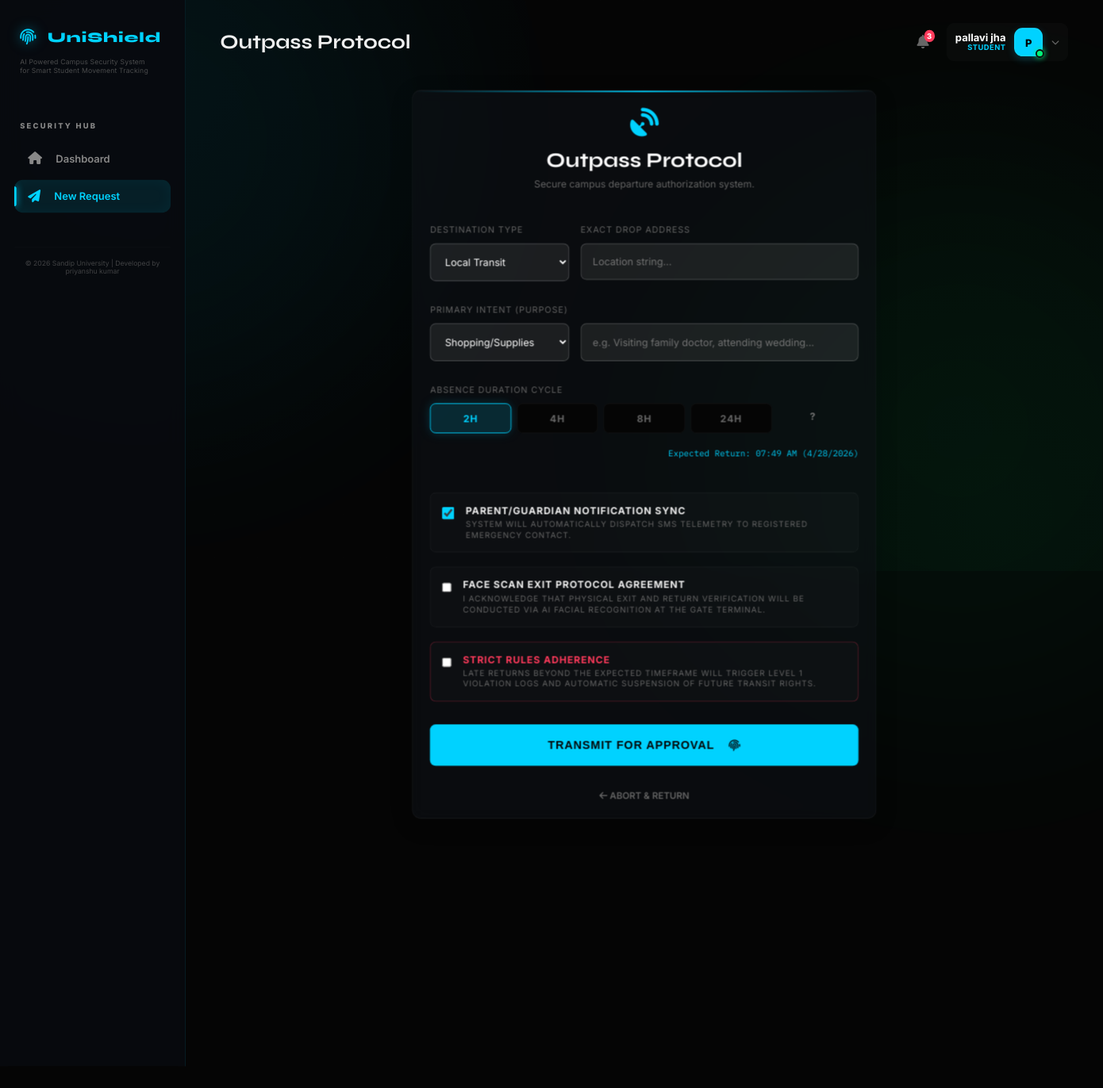
The page /student/request_outpass (signed in) on the database its author committed.
### models/user.py (models this page shows, shortened)
class User(db.Model, UserMixin):
    __tablename__ = 'users'
    id = db.Column(db.Integer, primary_key=True)
    username = db.Column(db.String(80), unique=True, nullable=False)
    email = db.Column(db.String(120), unique=True)
    password_hash = db.Column(db.String(128), nullable=False)
    role = db.Column(db.String(20), nullable=False)  # admin | guard | student
    name = db.Column(db.String(100), nullable=False)
    student_id = db.Column(db.String(50), unique=True)
    phone = db.Column(db.String(15))
    parent_phone = db.Column(db.String(15))
    department = db.Column(db.String(200))
    course = db.Column(db.String(100))
    session_year = db.Column(db.String(50))
    year = db.Column(db.Integer)
    hostel_room = db.Column(db.String(20))
    face_encoded = db.Column(db.Text)          # JSON string of encoding
    face_image = db.Column(db.String(200))     # Full path to encoded photo
    photo_path = db.Column(db.String(200))     # Path to stored photo
    id_card_photo = db.Column(db.String(200))  # Path to ID card scan
    is_blacklisted = db.Column(db.Boolean, default=False)
    violations = db.Column(db.Integer, default=0)
    admin_role = db.Column(db.String(30), default='VIEWER') # OWNER | SUPER_ADMIN | SECURITY_ADMIN | VIEWER
    employee_id = db.Column(db.String(50), unique=True)
    permissions = db.Column(db.Text) # JSON list of permissions
    status = db.Column(db.String(20), default='PENDING') # PENDING | ACTIVE | INACTIVE
    last_login = db.Column(db.DateTime)
    last_active = db.Column(db.DateTime, default=datetime.utcnow)
    last_action = db.Column(db.String(200)) # Last readable action performed
    is_active = db.Column(db.Boolean, default=True)
    created_at = db.Column(db.DateTime, default=datetime.utcnow)
    signature_path = db.Column(db.String(200))
    stamp_path = db.Column(db.String(200))
    assigned_gate = db.Column(db.String(50))
    shift_timing = db.Column(db.String(100))
    emergency_contact = db.Column(db.String(15))
    aadhar_document = db.Column(db.String(200))  # Self-attested document

### routes/student.py (the view, shortened to what this page needs)
@student_bp.route('/request_outpass', methods=['GET', 'POST'])
@login_required
@student_required
def request_outpass():
    if current_user.is_blacklisted:
        flash('You are BLACKLISTED from requesting outpasses. Contact Admin.', 'danger')
        return redirect(url_for('student.dashboard'))
    return render_template('student/request_outpass.html', now=datetime.utcnow())

### routes/student.py (called while the page is built)
def student_required(f):
    @wraps(f)
    def decorated_function(*args, **kwargs):
        if not current_user.is_authenticated or current_user.role != 'student':
            flash('Student access required', 'danger')
            return redirect(url_for('auth.login'))
        return f(*args, **kwargs)
    return decorated_function

### templates/student/request_outpass.html (shortened to what this page needs)
{% extends "base.html" %}
{% block content %}
<div class="card form-card">
    <div style="text-align: center; margin-bottom: 3rem;">
        <i class="fas fa-satellite-dish" style="font-size: 2.5rem; color: var(--accent); margin-bottom: 1rem;"></i>
        <h1 style="color: white; margin-bottom: 0.5rem; font-size: 1.8rem;">Outpass Protocol</h1>
        <p style="color: var(--text-muted); font-size: 0.85rem;">Secure campus departure authorization system.</p>
    </div>
    <form method="POST" id="outpass-form" enctype="multipart/form-data"
          action="{{ url_for('student.request_outpass') }}">
        <div style="display: grid; grid-template-columns: 1fr 2fr; gap: 1rem;" class="form-group">
            <div>
                <label>Destination Type</label>
                <select id="dest_type" class="futuristic-input" onchange="handleDestType()">
                    <option value="Local Transit">Local Transit</option>
                </select>
            </div>
            <div>
                <label>Exact Drop Address</label>
                <input type="text" id="dest_address" class="futuristic-input" placeholder="Location string..." required>
            </div>
        </div>
        <div class="form-group">
            <label>Primary Intent (Purpose)</label>
            <div style="display: grid; grid-template-columns: 1fr 2fr; gap: 1rem;">
                <select id="purpose_type" class="futuristic-input">
                    <option value="Shopping/Supplies">Shopping/Supplies</option>
                </select>
                <input type="text" id="purpose_desc" class="futuristic-input" placeholder="e.g. Visiting family doctor, attending wedding..." required minlength="5">
            </div>
        </div>
        <div class="form-group">
            <label>Absence Duration Cycle</label>
            <div class="hr-choice-grid">
                <label class="hr-choice">
                    <span>2H</span>
                </label>
                <label class="hr-choice">
                    <span>4H</span>
                </label>
                <label class="hr-choice">
                    <span>8H</span>
                </label>
                <label class="hr-choice">
                    <span>24H</span>
                </label>
                <label class="hr-choice">
                    <input type="number" id="custom_hr" placeholder="?"
                        style="width: 100%; border:none; background:transparent; color:#fff; text-align:center; font-weight:700; font-size:0.85rem;"
                        oninput="document.querySelector('input[value=custom]').checked=true; updateCalcTime()" min="1"
                        max="168">
                </label>
            </div>
            <div class="auto-calc-time" id="return_estimate">Expected Return: --:--</div>
        </div>
        <div class="form-group" style="margin-top: 3rem;">
            <label class="checkbox-wrapper">
                <input type="checkbox" checked id="parent_notify">
                <div>
                    <strong
                        style="color: var(--text-main); font-size: 0.85rem; display: block; margin-bottom: 0.2rem;">Parent/Guardian
                        Notification Sync</strong>
                    <span style="color: var(--text-muted); font-size: 0.7rem; line-height: 1.3;">System will
                        automatically dispatch SMS telemetry to registered emergency contact.</span>
                </div>
            </label>
            <label class="checkbox-wrapper">
                <input type="checkbox" required>
                <div>
                    <strong
                        style="color: var(--text-main); font-size: 0.85rem; display: block; margin-bottom: 0.2rem;">Face
                        Scan Exit Protocol Agreement</strong>
                    <span style="color: var(--text-muted); font-size: 0.7rem; line-height: 1.3;">I acknowledge that
                        physical exit and return verification will be conducted via AI Facial Recognition at the Gate
                        Terminal.</span>
                </div>
            </label>
            <label class="checkbox-wrapper" style="border-color: rgba(255,59,92,0.3);">
                <input type="checkbox" required>
                <div>
                    <strong
                        style="color: var(--danger); font-size: 0.85rem; display: block; margin-bottom: 0.2rem;">Strict
                        Rules Adherence</strong>
                    <span style="color: var(--text-muted); font-size: 0.7rem; line-height: 1.3;">Late returns beyond the
                        expected timeframe will trigger Level 1 Violation logs and automatic suspension of future
                        transit rights.</span>
                </div>
            </label>
        </div>
        <button type="submit" class="btn btn-primary"
            style="width: 100%; justify-content: center; padding: 1.25rem; font-size: 1rem; letter-spacing: 1px;"
            onclick="return mergeData()">
            TRANSMIT FOR APPROVAL <i class="fas fa-fingerprint" style="margin-left: 0.75rem;"></i>
        </button>
    </form>
    <div style="margin-top: 2rem; text-align: center;">
        <a href="{{ url_for('student.dashboard') }}"
            style="color: var(--text-muted); font-size: 0.8rem; text-decoration: none; font-weight: 600; transition: color 0.3s;"><i
                class="fas fa-arrow-left"></i> ABORT & RETURN</a>
    </div>
</div>
{% endblock %}

### templates/base.html (shortened to what this page needs)
<!DOCTYPE html>
<html lang="en">
<head>
    <link rel="stylesheet" href="https://cdnjs.cloudflare.com/ajax/libs/font-awesome/6.4.0/css/all.min.css">
</head>
<body>
    <div class="bg-blob blob-1"></div>
    <div class="bg-blob blob-2"></div>
    <div class="bg-blob blob-3"></div>
    {% if current_user.is_authenticated %}
    <aside>
        <a href="/" class="logo" style="margin-bottom: 1rem;">
            <i class="fas fa-fingerprint"></i>
            <span>UniShield</span>
        </a>
        <div style="font-size: 0.6rem; color: var(--text-muted); text-align: left; padding-left: 0.5rem; margin-bottom: 2rem; letter-spacing: 0.2px; line-height: 1.3; opacity: 0.7;">
            AI Powered Campus Security System<br>for Smart Student Movement Tracking
        </div>
        <div class="nav-section">
            <div class="nav-section-title">Security Hub</div>
            {% if current_user.role == 'admin' %}
                <a href="{{ url_for('admin.students') }}" class="nav-link"><i class="fas fa-users"></i> Students</a>
                <a href="{{ url_for('admin.manage_faculty') }}" class="nav-link"><i class="fas fa-user-shield"></i> Faculty Authority</a>
                <a href="{{ url_for('admin.guards') }}" class="nav-link"><i class="fas fa-shield-halved"></i> Security Guards</a>
                <a href="{{ url_for('admin.outpasses') }}" class="nav-link"><i class="fas fa-id-badge"></i> Outpasses</a>
                <a href="{{ url_for('gate.terminal') }}" class="nav-link"><i class="fas fa-microchip"></i> AI Gate</a>
                <div class="nav-section-title">Intelligence</div>
                <a href="{{ url_for('admin.analytics') }}" class="nav-link"><i class="fas fa-chart-line"></i> Analytics</a>
                <a href="{{ url_for('admin.reports') }}" class="nav-link"><i class="fas fa-history"></i> Activity Logs</a>
                <a href="{{ url_for('admin.sms_center') }}" class="nav-link"><i class="fas fa-sms"></i> SMS Center</a>
                <a href="{{ url_for('admin.manage_admins') }}" class="nav-link"><i class="fas fa-crown"></i> Admins</a>
            {% elif current_user.role == 'guard' %}
                <a href="{{ url_for('guard.dashboard') }}" class="nav-link"><i class="fas fa-desktop"></i> Terminal</a>
                <a href="{{ url_for('gate.terminal') }}" class="nav-link"><i class="fas fa-microchip"></i> AI Gate</a>
            {% elif current_user.role == 'warden' %}
                <a href="{{ url_for('warden.dashboard') }}" class="nav-link"><i class="fas fa-home"></i> Dashboard</a>
            {% elif current_user.role in ['hod', 'dean'] %}
                <a href="{{ url_for('faculty.dashboard') }}" class="nav-link"><i class="fas fa-home"></i> Dashboard</a>
            {% else %}
                <a href="{{ url_for('student.dashboard') }}" class="nav-link"><i class="fas fa-home"></i> Dashboard</a>
                <a href="{{ url_for('student.request_outpass') }}" class="nav-link"><i class="fas fa-paper-plane"></i> New Request</a>
            {% endif %}
            <div style="margin-top: 3rem; padding: 1rem 0.5rem 0 0.5rem; font-size: 0.6rem; color: var(--text-muted); text-align: center; opacity: 0.6; border-top: 1px solid rgba(255,255,255,0.03);">
                © 2026 Sandip University | Developed by priyanshu kumar
            </div>
        </div>
    </aside>
    {% endif %}
    <main style="{% if not current_user.is_authenticated %}margin-left: 0;{% endif %}">
        {% if current_user.is_authenticated %}
        <div class="top-bar">
            <h1 style="font-size: 1.75rem;">{% block page_title %}{% endblock %}</h1>
            <div style="display: flex; align-items: center; gap: 1.5rem;">
                {% if current_user.role == 'admin' %}
                <div class="nb-wrap" id="nb-wrap">
                  <button class="nb-btn" onclick="nbToggle()">🔔
                    <span class="nb-badge" id="nb-badge">0</span>
                  </button>
                  <div class="nb-panel" id="nb-panel">
                    <div class="nb-ph">
                      <span class="nb-pt">ALERTS</span>
                      <button class="nb-mar" onclick="nbMarkAll()">MARK ALL READ</button>
                    </div>
                    <div class="nb-list" id="nb-list"><div class="nb-empty">Loading...</div></div>
                    <div class="nb-footer"><button class="nb-foot-btn" onclick="window.location='/activity_logs.html'">VIEW FULL LOG →</button></div>
                  </div>
                </div>
                {% else %}
                <a href="#" class="notification-bell">
                    <i class="fas fa-bell"></i>
                    <span id="notif-badge" class="badge">0</span>
                </a>
                {% endif %}
                <div class="profile-dropdown-container">
                    <div class="profile-trigger" id="profileTrigger">
                        <div class="profile-info-text">
                            <p class="name">{{ current_user.name }}</p>
                            <p class="role">{{ current_user.role | upper }}</p>
                        </div>
                        <div class="avatar-box">
                            {% if current_user.photo_path %}
                                <img src="{{ url_for('static', filename='uploads/' + current_user.photo_path) }}" alt="Avatar">
                            {% else %}
                                <span>{{ current_user.name[0] | upper }}</span>
                            {% endif %}
                            <div class="online-dot"></div>
                        </div>
                        <i class="fas fa-chevron-down toggle-icon"></i>
                    </div>
                </div>
            </div>
        </div>
        {% endif %}
        {% block content %}{% endblock %}
    </main>
</body>
</html>

### templates/student/request_outpass.html (style rules this page uses)
.form-card { max-width: 650px; margin: 0 auto; padding: 3rem; background: rgba(14, 18, 22, 0.8); border: 1px solid var(--accent); box-shadow: 0 0 30px rgba(0, 210, 255, 0.1); position: relative; overflow: hidden; }
.form-card::before { content: ''; position: absolute; top: 0; left: 0; right: 0; height: 2px; background: linear-gradient(90deg, transparent, var(--accent), transparent); }
.form-group { margin-bottom: 2rem; }
label { display: block; font-size: 0.75rem; text-transform: uppercase; margin-bottom: 0.75rem; letter-spacing: 1px; color: var(--text-muted); }
.futuristic-input { width: 100%; padding: 1rem; background: rgba(255, 255, 255, 0.08); border: 1px solid rgba(255, 255, 255, 0.2); border-radius: 8px; color: white; font-family: inherit; outline: none; transition: all 0.3s ease; }
.hr-choice-grid { display: grid; grid-template-columns: repeat(5, 1fr); gap: 0.5rem; }
.hr-choice input:checked+span { background: rgba(0, 210, 255, 0.15) !important; border-color: var(--accent) !important; color: var(--accent) !important; box-shadow: 0 0 15px rgba(0, 210, 255, 0.2); }
.hr-choice span { display: block; text-align: center; padding: 0.75rem 0.25rem; background: var(--bg-dark); border: 1px solid var(--border); border-radius: 8px; cursor: pointer; font-size: 0.85rem; font-weight: 700; transition: all 0.3s; }
.checkbox-wrapper { display: flex; align-items: flex-start; gap: 1rem; margin-bottom: 1.25rem; background: rgba(255, 255, 255, 0.02); padding: 1rem; border-radius: 8px; border: 1px solid var(--border); cursor: pointer; }
.checkbox-wrapper input[type="checkbox"] { width: 20px; height: 20px; accent-color: var(--accent); cursor: pointer; margin-top: 2px; }
.auto-calc-time { text-align: right; font-size: 0.75rem; color: var(--accent); font-family: 'IBM Plex Mono', monospace; margin-top: 0.5rem; }

### rows shown on the page
User: name "pallavi jha", role "STUDENT", name "P"
